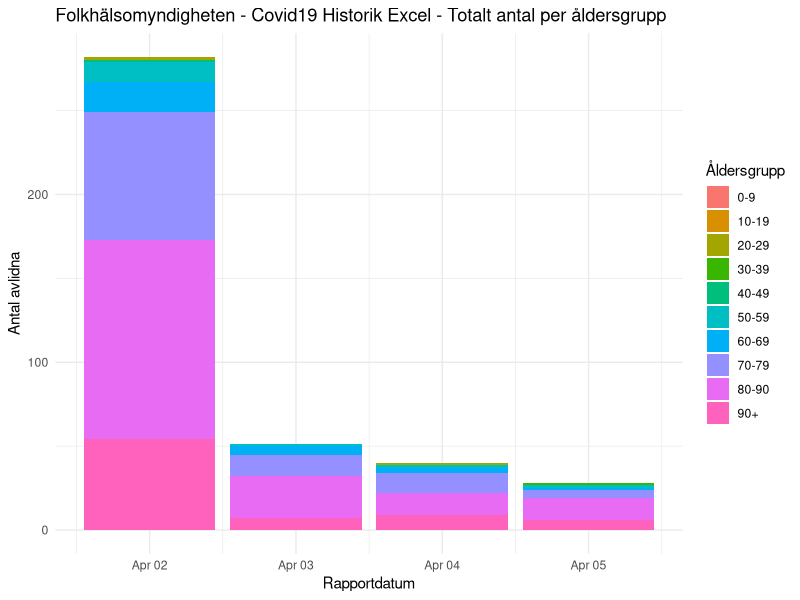

This figure's R source:
library(tidyverse)

age_groups <- c("0-9","10-19","20-29","30-39","40-49","50-59","60-69","70-79","80-90","90+")

deaths_20200402 <- c(0,0,2,0,1,12,18, 76,119,54)
deaths_20200403 <- c(0,0,2,0,1,13,23, 89,144,61)
deaths_20200404 <- c(0,0,3,0,1,15,26,101,157,70)
deaths_20200405 <- c(0,0,3,1,1,17,27,106,170,76)

data <- data.frame(deaths = integer(), report_date = as.Date(as.character()), age_group = as.character()) %>%
  add_row(
    deaths = deaths_20200402,
    age_group = age_groups,
    report_date = rep(as.Date("2020-04-02"), length(deaths_20200402))
  ) %>%
  add_row(
    deaths = deaths_20200403 - deaths_20200402,
    age_group = age_groups,
    report_date = rep(as.Date("2020-04-03"), length(deaths_20200403))
  ) %>%
  add_row(
    deaths = deaths_20200404 - deaths_20200403,
    age_group = age_groups,
    report_date = rep(as.Date("2020-04-04"), length(deaths_20200404))
  ) %>%
  add_row(
    deaths = deaths_20200405 - deaths_20200404,
    age_group = age_groups,
    report_date = rep(as.Date("2020-04-05"), length(deaths_20200405))
  )

# data$report_date <- as.factor(data$report_date)

ggplot(data, aes(x=report_date)) +
  geom_col(aes(y=deaths, fill=age_group)) +
  theme_minimal() +
  labs(x = "Rapportdatum", fill = "Åldersgrupp", y = "Antal avlidna") +
  ggtitle("Folkhälsomyndigheten - Covid19 Historik Excel - Totalt antal per åldersgrupp")

